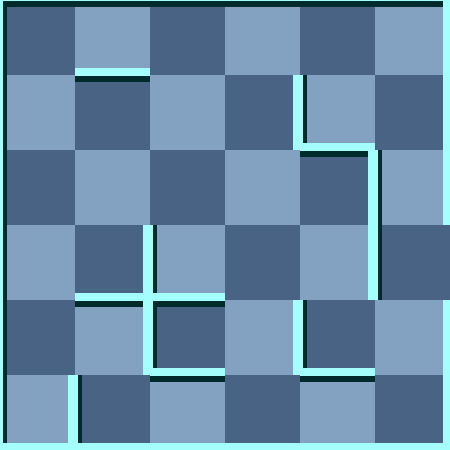

A level layout from a 2D game, rendered from its tile map. Below: a short description, then the map file with tile-grid data replaced by summaries:
An orthogonal 6x6 tile map with 75x75 px tiles, 2 tile layers (background, 块层 1) and 5 objects (Exit, Trap, Player, RedScorpion, WhiteMummy).

<map version="1.0" orientation="orthogonal" width="6" height="6" tilewidth="75" tileheight="75">
 <tileset firstgid="1" name="wall" tilewidth="75" tileheight="75">
  <image source="gfx/wall.png" width="300" height="375" />
  <tile id="0">
   <properties>
    <property name="ValOfWall" value="0" />
   </properties>
  </tile>
  <tile id="1">
   <properties>
    <property name="ValOfWall" value="1" />
   </properties>
  </tile>
  <tile id="2">
   <properties>
    <property name="ValOfWall" value="2" />
   </properties>
  </tile>
  <tile id="3">
   <properties>
    <property name="ValOfWall" value="3" />
   </properties>
  </tile>
  <tile id="4">
   <properties>
    <property name="ValOfWall" value="4" />
   </properties>
  </tile>
  <tile id="5">
   <properties>
    <property name="ValOfWall" value="5" />
   </properties>
  </tile>
  <tile id="6">
   <properties>
    <property name="ValOfWall" value="6" />
   </properties>
  </tile>
  <tile id="7">
   <properties>
    <property name="ValOfWall" value="7" />
   </properties>
  </tile>
  <tile id="8">
   <properties>
    <property name="ValOfWall" value="8" />
   </properties>
  </tile>
  <tile id="9">
   <properties>
    <property name="ValOfWall" value="9" />
   </properties>
  </tile>
  <tile id="10">
   <properties>
    <property name="ValOfWall" value="10" />
   </properties>
  </tile>
  <tile id="11">
   <properties>
    <property name="ValOfWall" value="11" />
   </properties>
  </tile>
  <tile id="12">
   <properties>
    <property name="ValOfWall" value="12" />
   </properties>
  </tile>
  <tile id="13">
   <properties>
    <property name="ValOfWall" value="13" />
   </properties>
  </tile>
  <tile id="14">
   <properties>
    <property name="ValOfWall" value="14" />
   </properties>
  </tile>
  <tile id="15">
   <properties>
    <property name="ValOfWall" value="15" />
   </properties>
  </tile>
  <tile id="18">
   <properties>
    <property name="ValOfWall" value="-1" />
   </properties>
  </tile>
 </tileset>
 <layer name="background" width="6" height="6">
  <data>[36 cells, 36 non-empty, 2 distinct tile ids]</data>
 </layer>
 <layer name="块层 1" width="6" height="6">
  <data>[36 cells, 36 non-empty, 13 distinct tile ids]</data>
 </layer>
 <objectgroup name="对象层 1" width="6" height="6">
  <object name="Exit" x="450" y="225" />
  <object name="Trap" x="75" y="75">
   <properties>
    <property name="value" value="12" />
   </properties>
  </object>
  <object name="Player" x="225" y="300">
   <properties>
    <property name="value" value="1" />
   </properties>
  </object>
  <object name="RedScorpion" x="375" y="150">
   <properties>
    <property name="value" value="25" />
   </properties>
  </object>
  <object name="WhiteMummy" x="375" y="75">
   <properties>
    <property name="value" value="21" />
   </properties>
  </object>
 </objectgroup>
</map>
